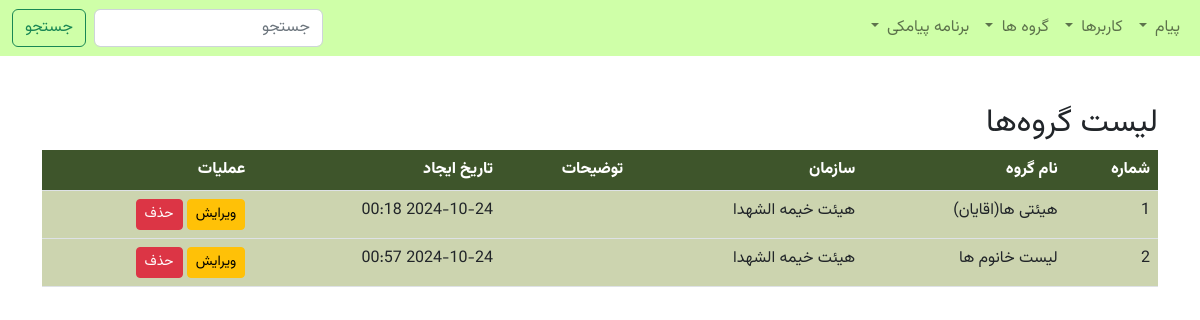
The page /organizations/group_list/ (signed in) on the database its author committed.
### organizations/models.py (models this page shows, shortened)
class Group(models.Model):
    name = models.CharField(max_length=255, verbose_name="نام گروه")
    organization = models.ForeignKey(Organization, on_delete=models.CASCADE, verbose_name="سازمان",
                                     related_name='groups')
    created_at = models.DateTimeField(default=timezone.now, verbose_name="تاریخ ایجاد", blank=True, null=True)
    description = models.TextField(blank=True, null=True, verbose_name="توضیحات درباره گروه")
    class Meta:
        verbose_name = 'گروه'
        verbose_name_plural = 'گروه‌ها'

class Organization(models.Model):
    name = models.CharField(max_length=255, verbose_name="نام سازمان یا مجموعه")
    responsible_name = models.CharField(max_length=150, verbose_name="نام و نام خانوادگی مسئول", blank=True, null=True)
    responsible_phone = models.CharField(max_length=15, verbose_name="شماره تماس مسئول", blank=True, null=True)
    national_id = models.CharField(max_length=11, verbose_name="کد ملی مسئول", blank=True, null=True)
    created_at = models.DateTimeField(default=timezone.now, verbose_name="تاریخ ایجاد", blank=True, null=True)
    description = models.TextField(blank=True, null=True, verbose_name="توضیحات درباره سازمان یا مجموعه")
    class Meta:
        verbose_name = 'سازمان'
        verbose_name_plural = 'سازمان‌ها'

### organizations/views.py (the view)
# urls.py: path('group_list/', GroupListView.as_view(), name='group_list'),
class GroupListView(View):
    def get(self, request):
        if not request.user.is_authenticated:
            return redirect('login')
        groups = Group.objects.filter(organization=request.user.organization)
        return render(request, 'organization/group_list.html', {'data': {'groups': groups}})

### organizations/templates/organization/group_list.html (shortened to what this page needs)
{% extends 'base.html' %}
{% load static %}
{% block content %}
    <div class="container mt-5">
        <h2>لیست گروه‌ها</h2>
        <table class="table" style="border-collapse: collapse; width: 100%;">
            <thead>
            <tr style="background-color: #3e552b; color: white;">
                <th>شماره</th>
                <th>نام گروه</th>
                <th>سازمان</th>
                <th>توضیحات</th>
                <th>تاریخ ایجاد</th>
                <th>عملیات</th>
            </tr>
            </thead>
            <tbody>
            {% for group in data.groups %}
                <tr style="background-color: #ccd4af;">
                    <td>{{ forloop.counter }}</td>
                    <td>{{ group.name }}</td>
                    <td>{{ group.organization.name }}</td>
                    <td>{{ group.description|truncatewords:10 }}</td>
                    <td>{{ group.created_at|date:"Y-m-d H:i" }}</td>
                    <td>
                        <a href="{% url 'group_edit' group.id %}" class="btn btn-sm btn-warning">ویرایش</a>
                        <button class="btn btn-sm btn-danger" onclick="confirmDelete('{{ group.id }}')">حذف</button>
                    </td>
                </tr>
            {% empty %}
                <tr>
                    <td colspan="6" class="text-center">هیچ گروهی یافت نشد</td>
                </tr>
            {% endfor %}
            </tbody>
        </table>
    </div>
{% endblock %}

### static/css/style.css (style rules this page uses)
body { margin: 0; font-family: vazir, sans-serif; }

### rows shown on the page
Group: name "هیئتی ها(اقایان)", organization.name "هیئت خیمه الشهدا", created_at "2024-10-24 00:18"
Group: name "لیست خانوم ها", organization.name "هیئت خیمه الشهدا", created_at "2024-10-24 00:57"
